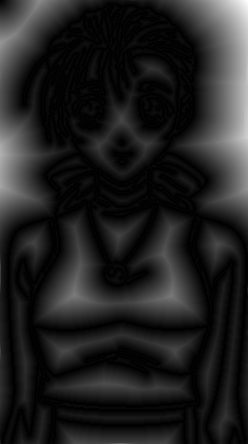
#> input picture outputs/images/DistanceMap.png, 248 x 444 px
$ python run.py outputs/images/DistanceMap.png   (Python 2 division)
#> lines starting #> are read from the running program, lines starting #| are printed output that depends on the picture
#! /usr/bin/python

import os, sys
from PIL import Image

name = sys.argv[1]
image = Image.open(name)
#> image is the input picture: PIL image 248x444 RGB; min 0, max 255, mean 33.1
image.save("./outputs/images/original.png")
image.close()
os.chdir("./src")

os.chdir("./ColoredToGrayscale")
os.system("python coloredToGrayscale.py > /dev/null")
os.chdir("../")
print "Coverted to Grayscale"

os.chdir("./EdgeFeatureDetection")
os.system("make > /dev/null")
os.system("./EDTest.out > /dev/null")
os.chdir("../")
print "Edge Detection complete"

os.chdir("./DouglasPeucker")
os.system("g++ DouglasPeucker.cpp -o DouglasPeucker.out")
os.system("./DouglasPeucker.out > /dev/null")
os.chdir("../")
print "Douglas Peucker complete"

os.chdir("./SaliencyDetection")
os.system("python saliency.py  > /dev/null")
os.chdir("../")
print "Saliency detection complete"

os.chdir("./FeatureFlowField")
os.system("g++ FeatureFlowField.cpp -o FeatureFlowField.out")
os.system("./FeatureFlowField.out > /dev/null")
os.chdir("../")
print "FeatureFlow complete"

os.chdir("./VertexOptimisation")
os.system("g++ VertexOptimisation.cpp -o VertexOptimisation.out")
os.system("g++ IOFormat.cpp -o IOFormat.out")
os.system("./VertexOptimisation.out > /dev/null")
os.system("./IOFormat.out > /dev/null")
os.chdir("../")
print "VertexOptimisation complete"

os.chdir("../outputs/images")
image = Image.open("DistanceMap.png")
image.save("a.png")
image.close()
os.system("mv a.png DistanceMap.png")
image = Image.open("FeatureMap.png")
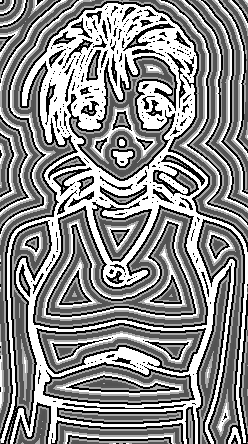
#> input picture outputs/images/FeatureMap.png, 248 x 444 px
#> image is the input picture: PIL image 248x444 RGB; min 0, max 255, mean 139.3
image.save("a.png")
image.close()
os.system("mv a.png FeatureMap.png")
image = Image.open("RandomSeeds.png")
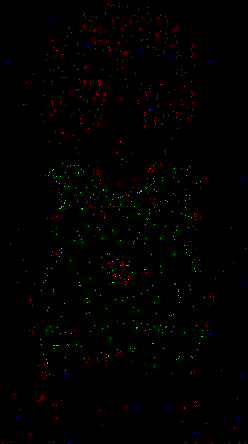
#> input picture outputs/images/RandomSeeds.png, 248 x 444 px
#> image is the input picture: PIL image 248x444 RGB; mean R, G, B 1.1, 0.7, 0.2
image.save("a.png")
image.close()
os.system("mv a.png RandomSeeds.png")
image = Image.open("OptimisedSeeds.png")
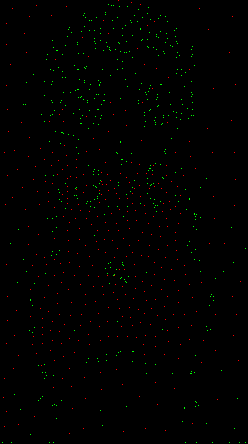
#> input picture outputs/images/OptimisedSeeds.png, 248 x 444 px
#> image is the input picture: PIL image 248x444 RGB; mean R, G, B 0.9, 1.1, 0
image.save("a.png")
image.close()
os.system("mv a.png OptimisedSeeds.png")
os.chdir("../../src")

os.chdir("./ConstrainedDelaunay")
os.system("make > /dev/null")
os.system("mv triangle triangle.out")
os.system("mv showme showme.out")
os.system("./triangle.out -p ../../outputs/data/triangle > /dev/null")
os.chdir("../")
print "Triangulation complete"

os.chdir("./ColorPostProcessing")
os.system("python inputColor.py")
os.chdir("../")
print "ColorPostProcessing complete"

print "All done"
